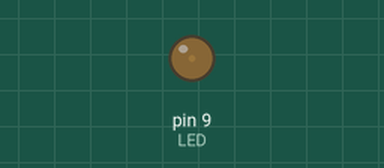
A sketch run on a simulated Arduino Uno, built with avr-gcc and run on an emulated ATmega328P. Shown: output pins drawn as LEDs (lit = HIGH).

Above: at 0.05 s.
At 0.5 s:
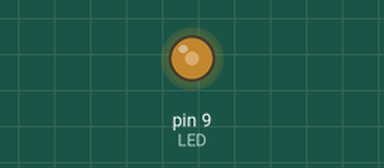
At 0.9 s:
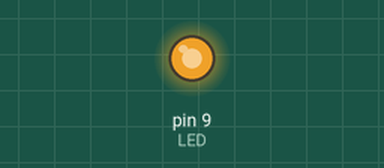
At 1.8 s:
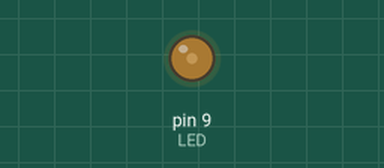
Timing chart, 0 to 4.8 s (numbered marks = the images above):
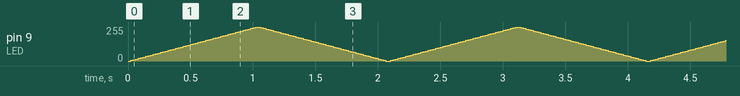

The sketch:

example_2.ino
```cpp
// Uses PWM on pin 9 to smoothly fade an external LED in and out by varying duty cycle with analogWrite.
//
// Buy this module: https://shillehtek.com/products/arduino-uno-r3-starter-kit
// Full manual: https://shillehtek.com/blogs/shillehtek-product-manuals/arduino-uno-r3-starter-kit-manual
// More examples: https://github.com/shillehbean/shillehtek-examples
//

// LED + 220 ohm resistor on pin 9 (a PWM pin, marked with ~)
const int LED = 9;

void setup() {
  pinMode(LED, OUTPUT);
}

void loop() {
  for (int b = 0; b <= 255; b += 5) {   // brighten
    analogWrite(LED, b);
    delay(20);
  }
  for (int b = 255; b >= 0; b -= 5) {   // dim
    analogWrite(LED, b);
    delay(20);
  }
}
```
